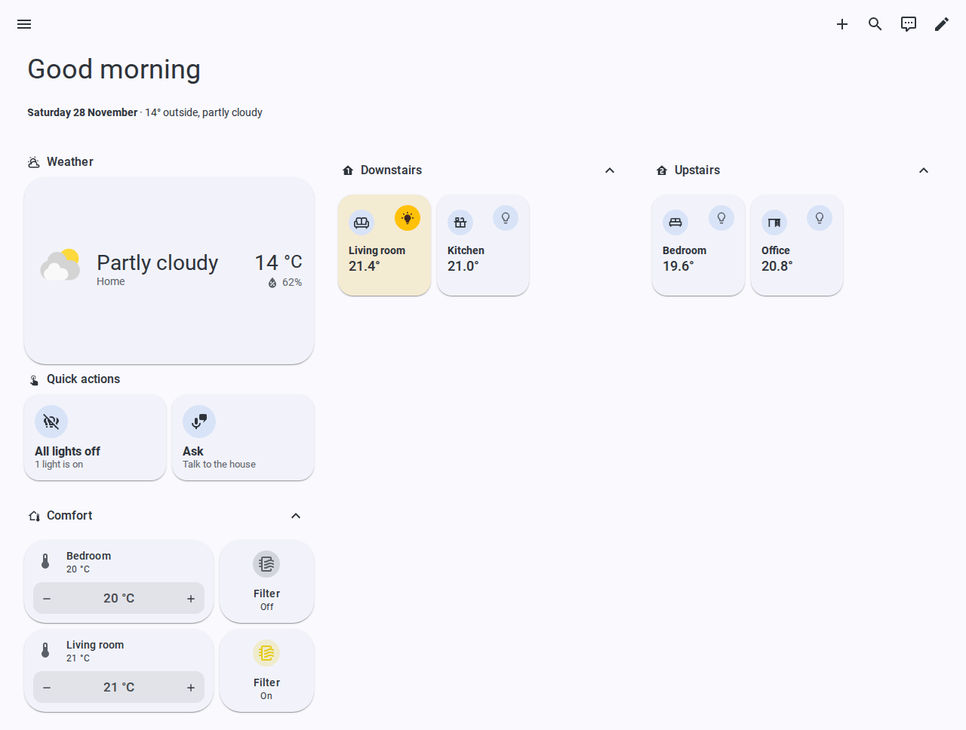
#> input picture home-1280.png, 966 x 730 px, shrunk from 1280 x 968 before the run
$ python cutout.py ../../home-1280.png ../../home-390.png 5
#> lines starting #> are read from the running program, lines starting #| are printed output that depends on the picture; after the words box and inside, x2 and y2 are one past the last pixel; in counts of white or black regions, pixels touching at a corner belong together
import sys, numpy as np
from PIL import Image, ImageFilter
from collections import deque
src, out = sys.argv[1], sys.argv[2]
im = np.asarray(Image.open(src).convert('RGB')).astype(int)
r,g,b = im[...,0], im[...,1], im[...,2]
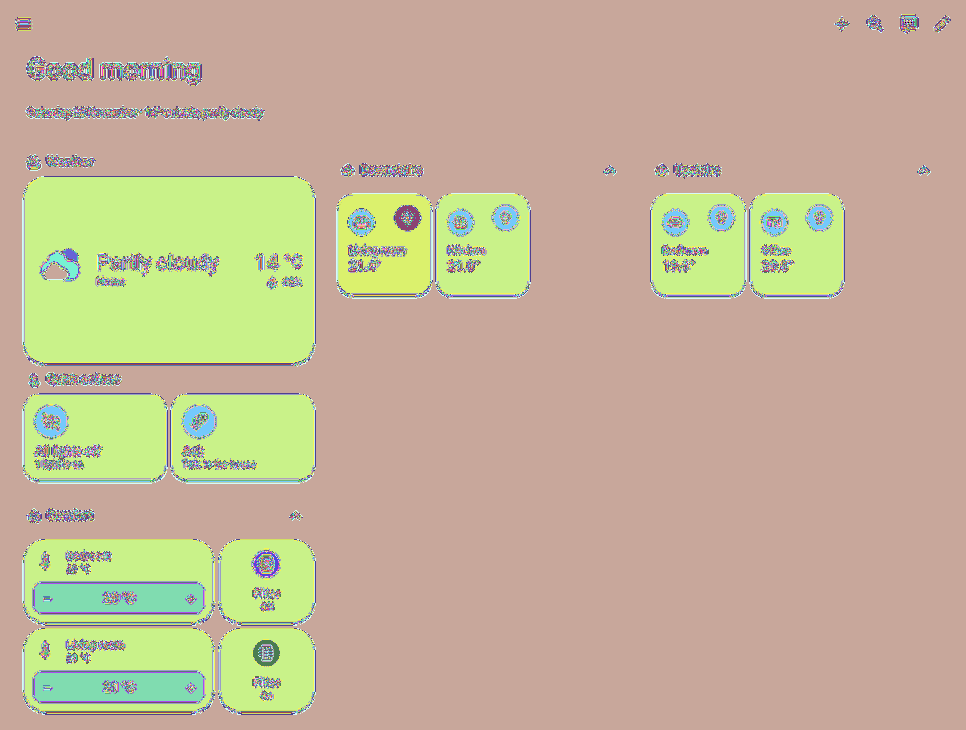
#> r: shape (730, 966) int64; 252 distinct labels, from 0 to 255; one colour per label, 0 black
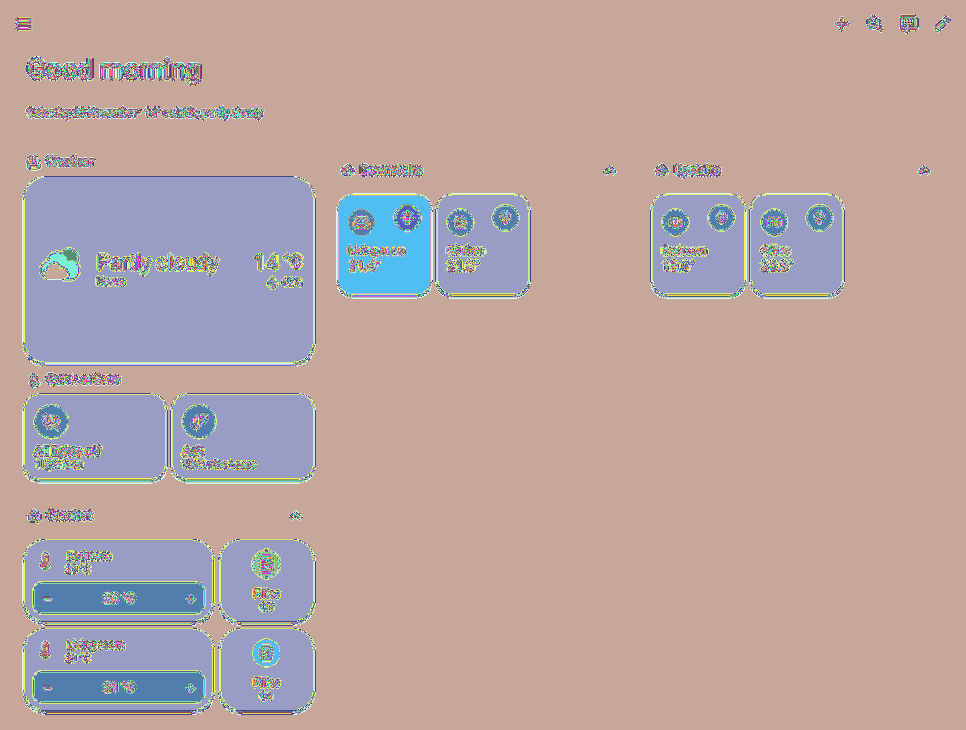
#> g: shape (730, 966) int64; 252 distinct labels, from 0 to 255; one colour per label, 0 black
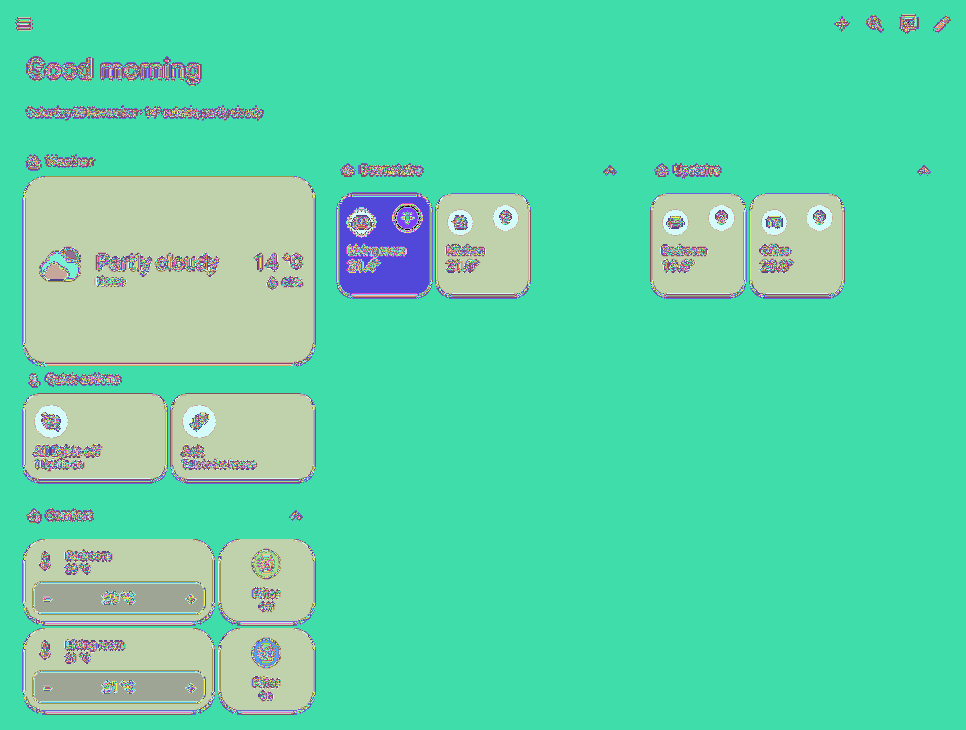
#> b: shape (730, 966) int64; 256 distinct labels, from 0 to 255; one colour per label, 0 black
h,w = r.shape
#> h = 730; w = 966
sky = (b - r > 35) & (b > g)          # saturated blue
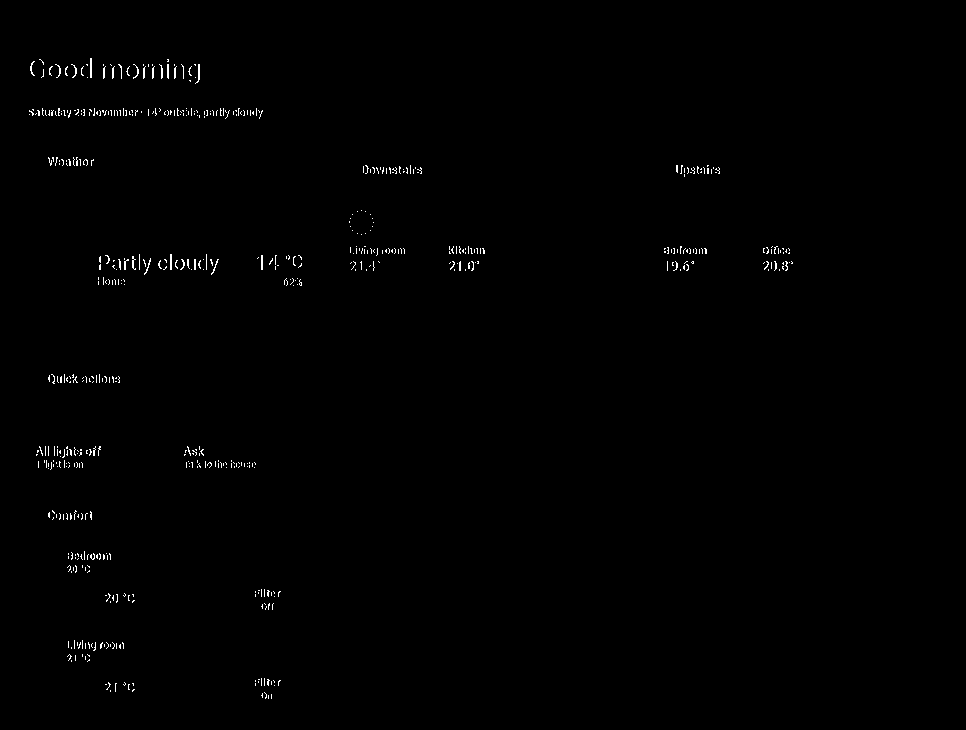
#> sky: shape (730, 966) bool; 0.54% white in thin lines or dots, all inside (x1, y1, x2, y2) = (29, 58, 793, 699)
loose = (b - r > int(sys.argv[3]) if len(sys.argv)>3 else 18) & (b >= g)
#> loose: shape (730, 966) bool; 21.3% white; 469 white regions (375 under 20 px), largest, box (x1, y1, x2, y2) and area: (24, 177, 315, 364) 51666, (24, 540, 214, 623) 14917, (24, 629, 214, 712) 14847
# flood fill sky from the top/side edges only
seen = np.zeros((h,w),bool); q=deque()
for x in range(w):
  for y0 in (0,h-1):
    if sky[y0,x] and not seen[y0,x]: q.append((y0,x)); seen[y0,x]=True
#> seen: shape (730, 966) bool; every value is 0
for y in range(h):
    for x in (0,w-1):
        if sky[y,x] and not seen[y,x]: q.append((y,x)); seen[y,x]=True
while q:
    y,x=q.popleft()
    for dy,dx in ((1,0),(-1,0),(0,1),(0,-1)):
        ny,nx=y+dy,x+dx
        if 0<=ny<h and 0<=nx<w and loose[ny,nx] and not seen[ny,nx]:
            seen[ny,nx]=True; q.append((ny,nx))
alpha = np.where(seen,0,255).astype(np.uint8)
a = Image.fromarray(alpha).filter(ImageFilter.MinFilter(3)).filter(ImageFilter.GaussianBlur(0.8))
#> a: PIL image 966x730 L; every value is 255
# defringe: pull blue cast out of the tower (it's grey/white concrete)
rgb = im.copy()
grey = (r+g+b)//3
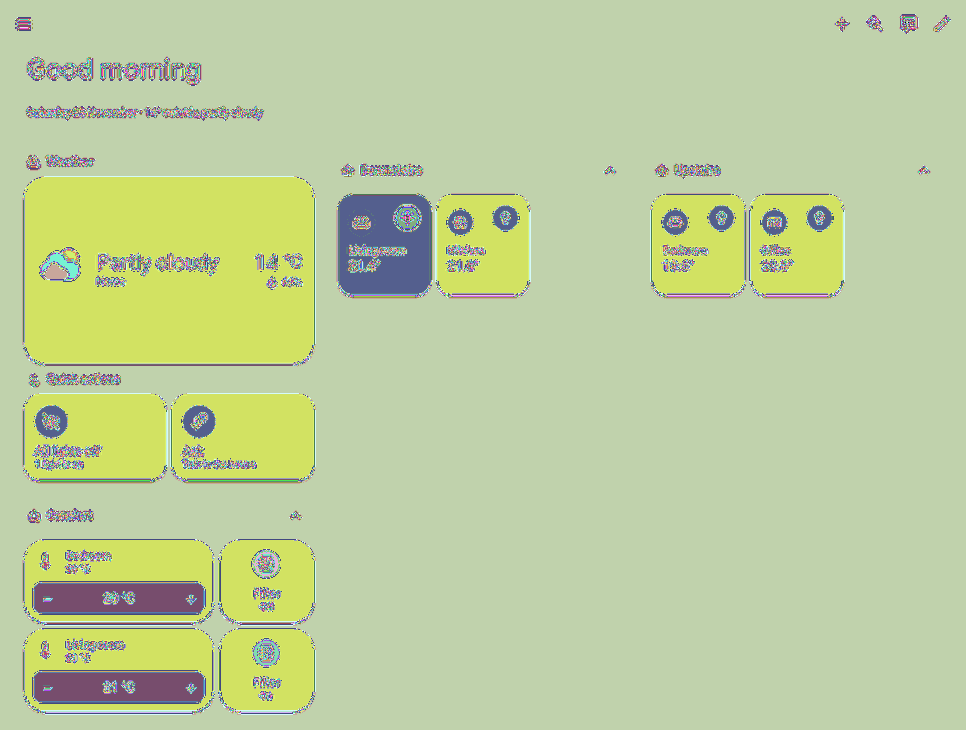
#> grey: shape (730, 966) int64; 245 distinct labels, from 0 to 255; one colour per label, 0 black
blue = (b - r) > 12
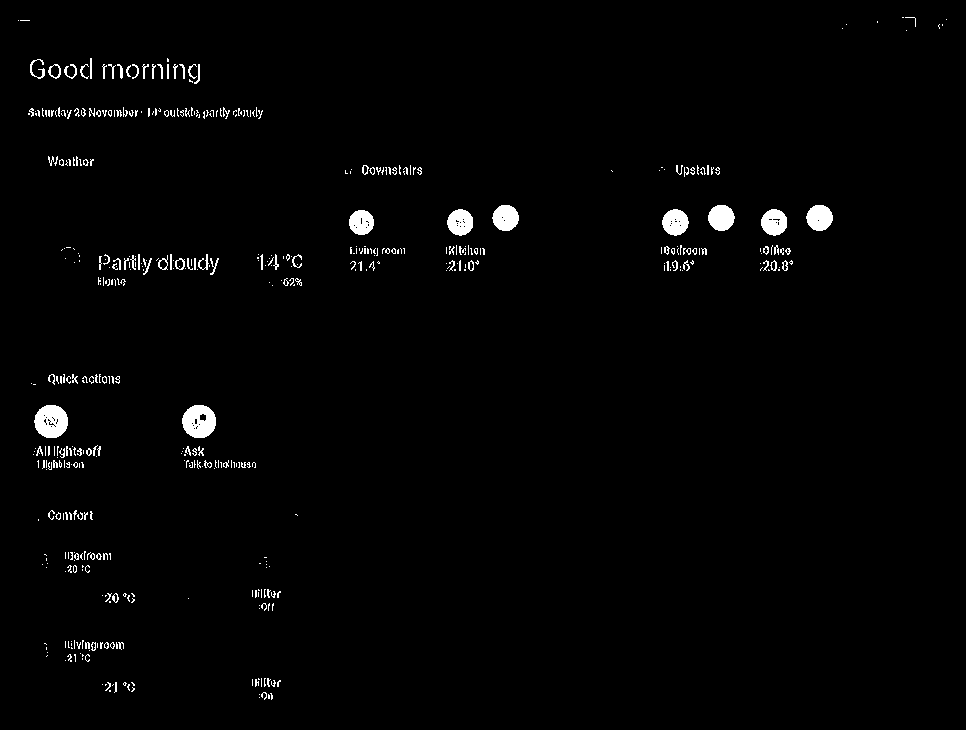
#> blue: shape (730, 966) bool; 1.6% white; 495 white regions (379 under 20 px), largest, box (x1, y1, x2, y2) and area: (34, 405, 68, 438) 857, (182, 405, 216, 438) 845, (708, 205, 735, 231) 543
for c in range(3):
    rgb[...,c] = np.where(blue & ~seen, (rgb[...,c]*0.3 + grey*0.7).astype(int), rgb[...,c])
o = Image.fromarray(rgb.clip(0,255).astype(np.uint8)); o.putalpha(a)
bbox = o.getbbox(); o = o.crop(bbox); o.save(out); print(o.size, bbox)
#> after `bbox = o.getbbox()`: bbox = (0, 0, 966, 730)
#| (966, 730) (0, 0, 966, 730)

$ run again, on living-room-1280.png
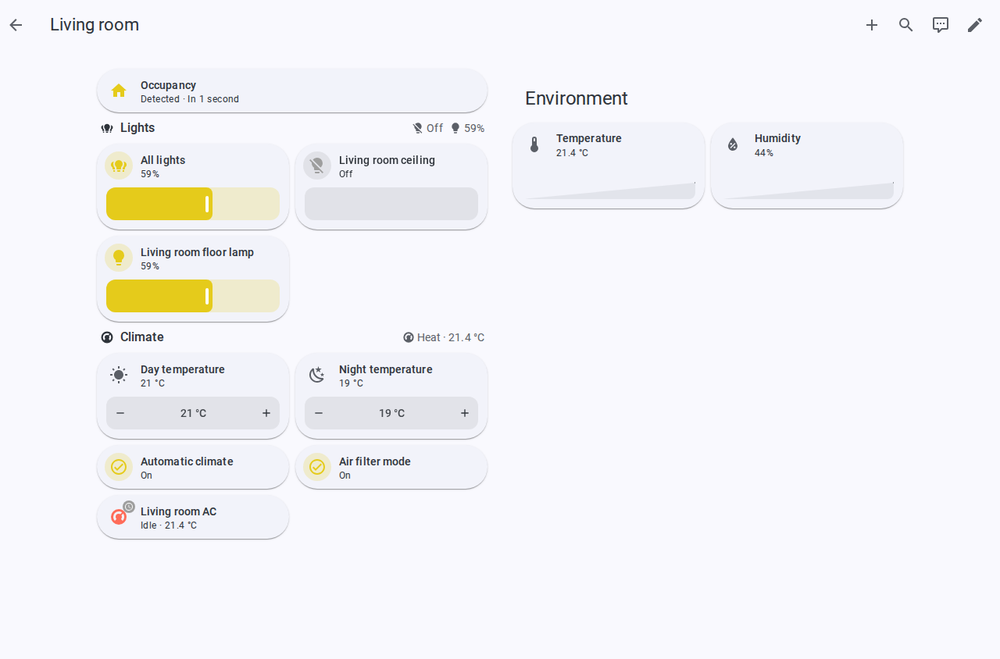
#> input picture living-room-1280.png, 1000 x 659 px, shrunk from 1280 x 844 before the run
#> r: shape (659, 1000) int64; 248 distinct labels, from 7 to 255
#> g: shape (659, 1000) int64; 237 distinct labels, from 15 to 255
#> b: shape (659, 1000) int64; 255 distinct labels, from 0 to 255
#> sky: shape (659, 1000) bool; 0.47% white in thin lines or dots, all inside (x1, y1, x2, y2) = (52, 18, 801, 529)
#> loose: shape (659, 1000) bool; 20.7% white; 305 white regions (239 under 20 px), largest, box (x1, y1, x2, y2) and area: (710, 122, 904, 209) 15805, (512, 122, 705, 209) 15736, (295, 143, 488, 230) 15724
#> a: PIL image 1000x659 L; every value is 255
#> `grey = (r+g+b)//3`:
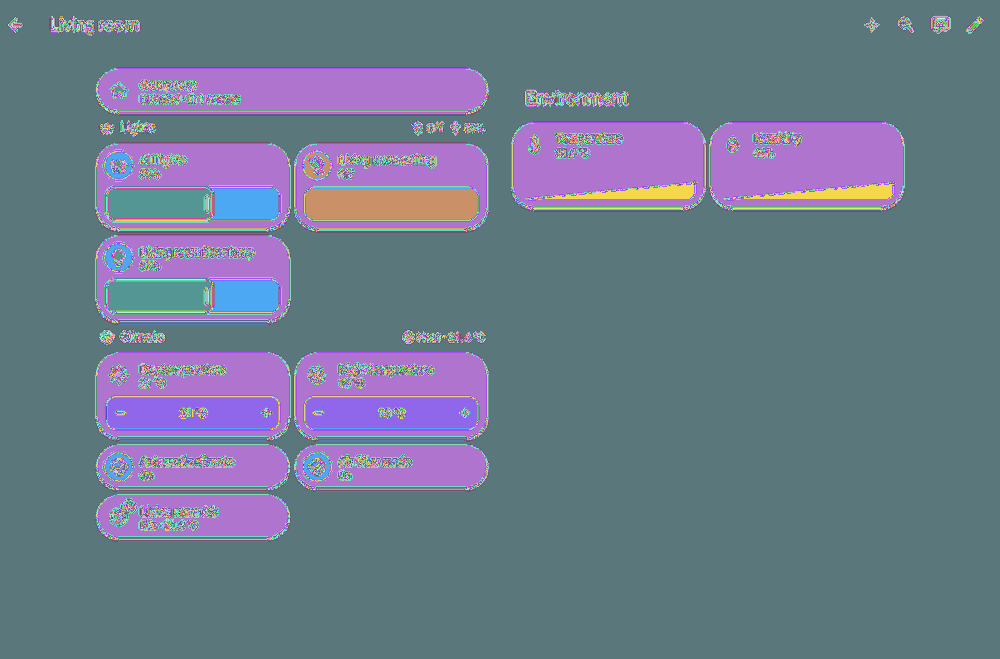
#> grey: shape (659, 1000) int64; 232 distinct labels, from 21 to 255; one colour per label, 0 black
#> `blue = (b - r) > 12`:
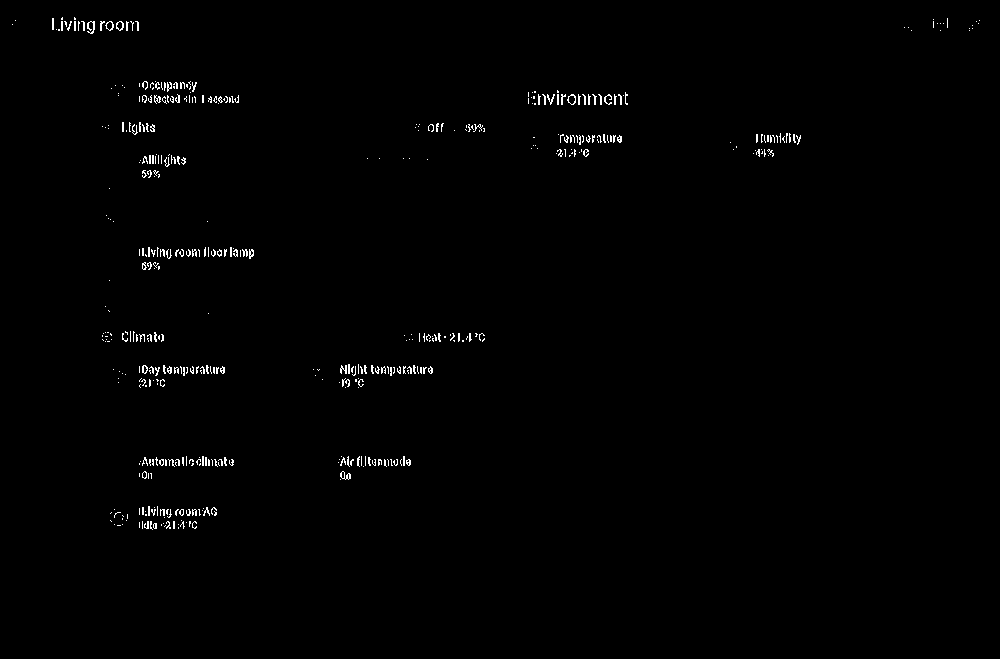
#> blue: shape (659, 1000) bool; 0.77% white in thin lines or dots, all inside (x1, y1, x2, y2) = (12, 17, 980, 530)
#> o: PIL image 1000x659 RGBA
#> bbox = (0, 0, 1000, 659)
#| (1000, 659) (0, 0, 1000, 659)

$ run again, on living-room-390.png
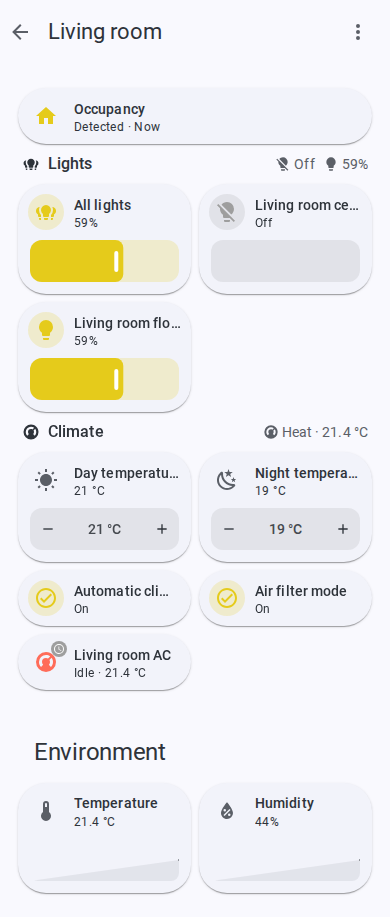
#> input picture living-room-390.png, 390 x 917 px
#> r: shape (917, 390) int64; 210 distinct labels, from 46 to 255
#> g: shape (917, 390) int64; 201 distinct labels, from 51 to 255
#> b: shape (917, 390) int64; 228 distinct labels, from 27 to 255
#> `sky = (b - r > 35) & (b > g)`:
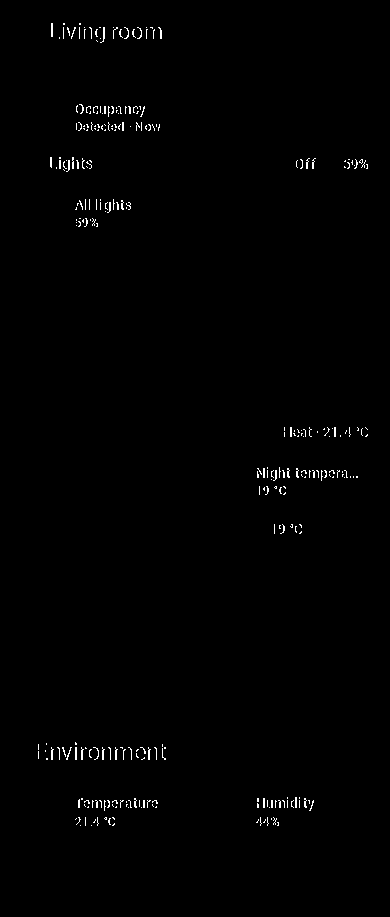
#> sky: shape (917, 390) bool; 0.73% white in thin lines or dots, all inside (x1, y1, x2, y2) = (38, 23, 368, 826)
#> loose: shape (917, 390) bool; 44.3% white; 84 white regions (17 under 20 px), largest, box (x1, y1, x2, y2) and area: (18, 88, 372, 144) 18454, (18, 452, 191, 562) 18372, (199, 184, 372, 294) 18179
#> a: PIL image 390x917 L; every value is 255
#> grey: shape (917, 390) int64; 203 distinct labels, from 51 to 255
#> blue: shape (917, 390) bool; 0.98% white in thin lines or dots, all inside (x1, y1, x2, y2) = (37, 22, 368, 826)
#> after the loop `for c in range(3):`:
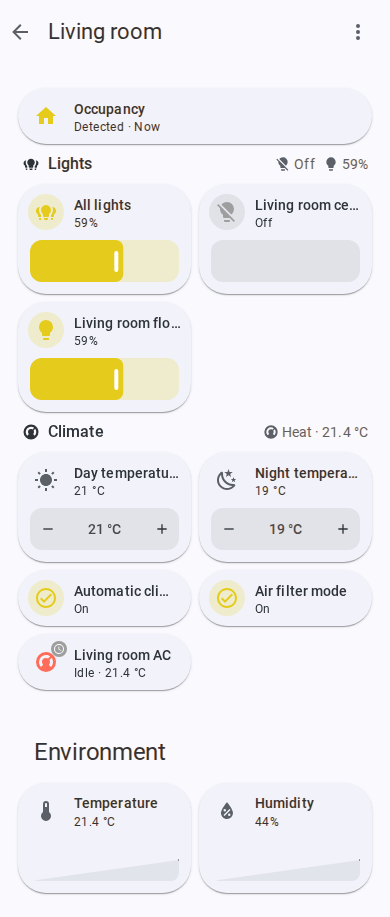
#> rgb: shape (917, 390, 3) int64; mean R, G, B 239.4, 239, 239.5
#> o: PIL image 390x917 RGBA
#> bbox = (0, 0, 390, 917)
#| (390, 917) (0, 0, 390, 917)
